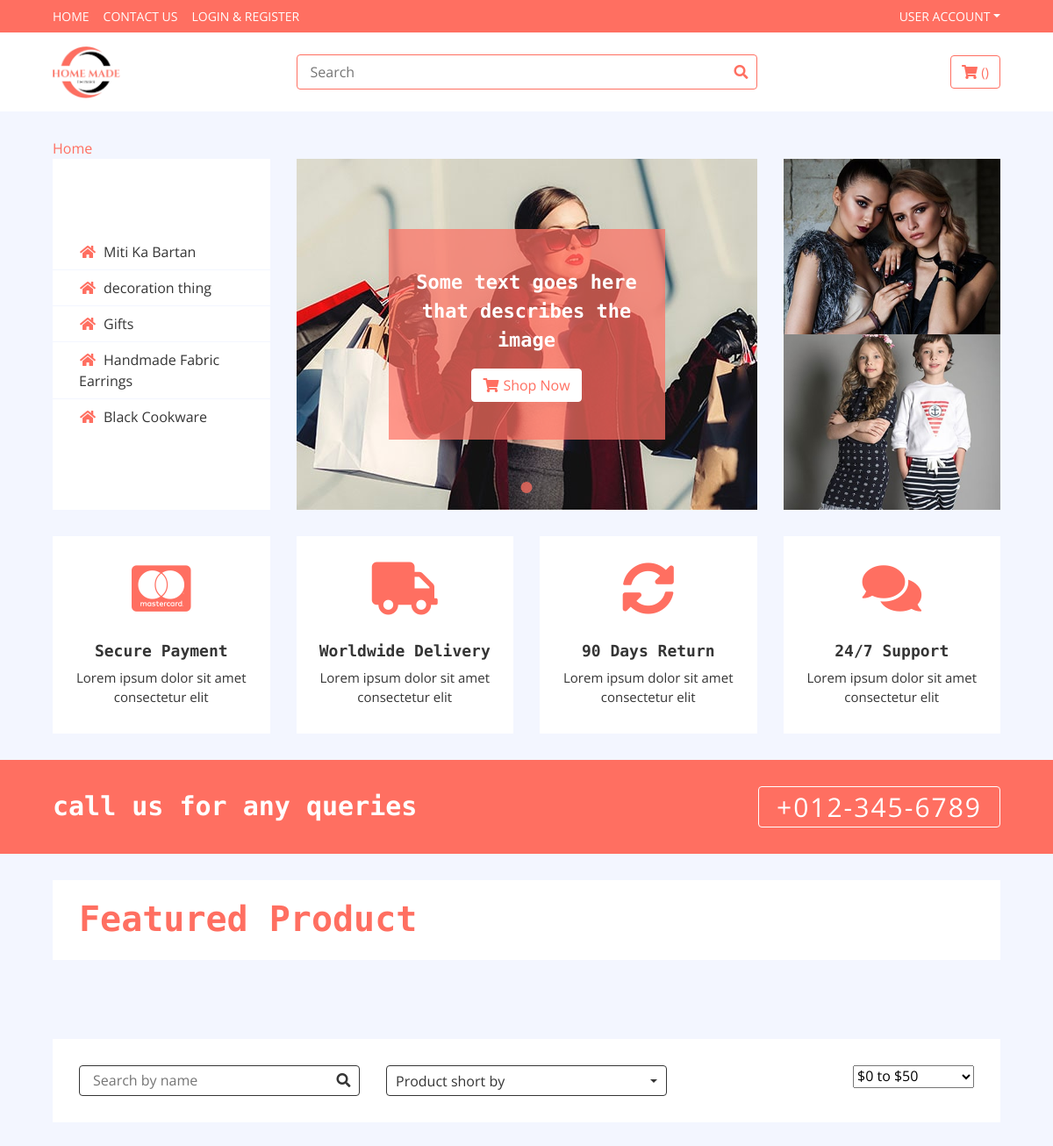
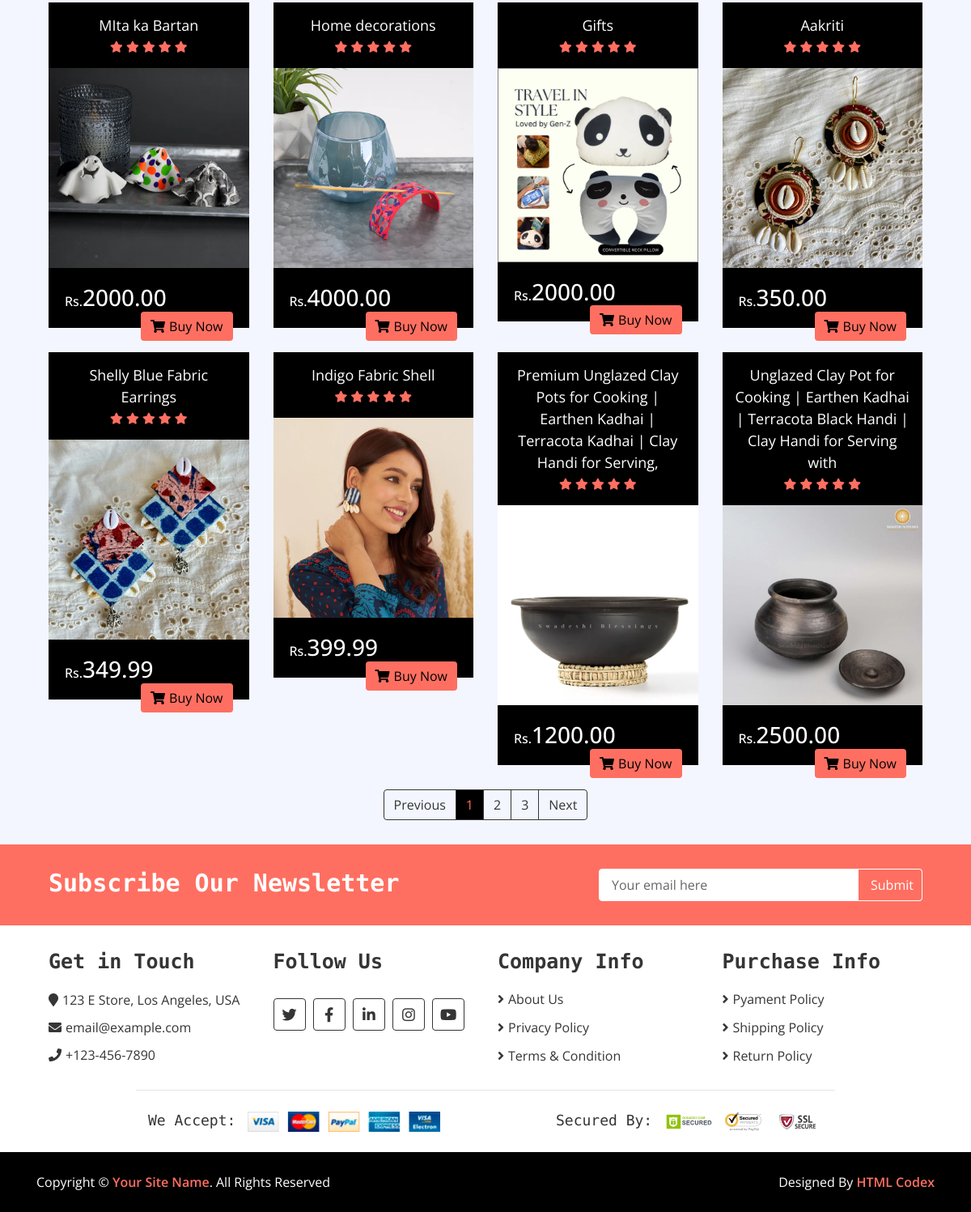
The page / on the database its author committed (2 pictures, top to bottom).
### siteApp/models.py (models this page shows, shortened)
class Category(BaseModel):
    category_name = models.CharField(max_length=50)
    slug = models.SlugField(unique=True,null=True,blank=True)
    category_image = models.ImageField(upload_to='category')

class Product(BaseModel):
    title = models.CharField(max_length=100)
    description = models.TextField()
    price = models.DecimalField(max_digits=10,decimal_places=2)
    slug = models.SlugField(unique=True,null=True,blank=True)
    category = models.ForeignKey('Category', on_delete=models.CASCADE,related_name='products')

class ProductImage(BaseModel):
    product = models.ForeignKey('Product',on_delete=models.CASCADE, related_name='product_image')
    image = models.ImageField(upload_to='products/')

### home/views.py (the view)
# urls.py: path("",index,name='index'),
def index(request):
    categories = Category.objects.all()
    products =Product.objects.all()
    name_filter = request.GET.get("name")
    price_range_filter = request.GET.get('price_range','')
    if name_filter:
        products = products.filter(title__icontains=name_filter)
    if price_range_filter:
        price_max,price_min = map(int,price_range_filter.split('-'))
        products = products.filter(price__gte = price_min,price__lte=price_max)
    context ={'products':products , 'categories':categories}
    return render(request,'home/index.html',context)

### templates/home/index.html (shortened to what this page needs)
{% extends 'base/base.html' %}
{% block start %}
        <div class="header">
            <div class="container-fluid">
                <div class="row">
                    <div class="col-md-3">
                        <nav class="navbar bg-light">
                            <ul class="navbar-nav">
                                {% for category in categories %}
                                <li class="nav-item">
                                    <a class="nav-link" href="#"><i class="fa fa-home"></i>{{ category.category_name }}</a>
                                </li>
                                {% endfor %}
                            </ul>
                        </nav>
                    </div>
                    <div class="col-md-6">
                       <div class="header-slider normal-slider">
                            <div class="header-slider-item">
                                <img src="/media/img/slider-1.jpg" alt="Slider Image" />
                                <div class="header-slider-caption">
                                    <p>Some text goes here that describes the image</p>
                                    <a class="btn" href=""><i class="fa fa-shopping-cart"></i>Shop Now</a>
                                </div>
                            </div>
                        </div>
                    </div>
                    <div class="col-md-3">
                        <div class="header-img">
                            <div class="img-item">
                                <img src="/media/img/category-1.jpg" />
                            </div>
                            <div class="img-item">
                                <img src="/media/img/category-2.jpg" />
                            </div>
                        </div>
                    </div>
                </div>
            </div>
        </div>
      <div class="feature">
        <div class="container-fluid">
            <div class="row align-items-center">
                <div class="col-lg-3 col-md-6 feature-col">
                    <div class="feature-content">
                        <i class="fab fa-cc-mastercard"></i>
                        <h2>Secure Payment</h2>
                        <p>
                            Lorem ipsum dolor sit amet consectetur elit
                        </p>
                    </div>
                </div>
                <div class="col-lg-3 col-md-6 feature-col">
                    <div class="feature-content">
                        <i class="fa fa-truck"></i>
                        <h2>Worldwide Delivery</h2>
                        <p>
                            Lorem ipsum dolor sit amet consectetur elit
                        </p>
                    </div>
                </div>
                <div class="col-lg-3 col-md-6 feature-col">
                    <div class="feature-content">
                        <i class="fa fa-sync-alt"></i>
                        <h2>90 Days Return</h2>
                        <p>
                            Lorem ipsum dolor sit amet consectetur elit
                        </p>
                    </div>
                </div>
                <div class="col-lg-3 col-md-6 feature-col">
                    <div class="feature-content">
                        <i class="fa fa-comments"></i>
                        <h2>24/7 Support</h2>
                        <p>
                            Lorem ipsum dolor sit amet consectetur elit
                        </p>
                    </div>
                </div>
            </div>
        </div>
    </div>
        <div class="call-to-action">
            <div class="container-fluid">
                <div class="row align-items-center">
                    <div class="col-md-6">
                        <h1>call us for any queries</h1>
                    </div>
                    <div class="col-md-6">
                        <a href="tel:0123456789">+012-345-6789</a>
                    </div>
                </div>
            </div>
        </div>
          <div class="featured-product product">
            <div class="container-fluid">
                <div class="section-header">
                    <h1>Featured Product</h1>
                </div>
            </div>
        </div>
        <div class="product-view">
            <div class="container-fluid">
                <div class="row">
                    <div class="col-lg-12">
                        <div class="row">
                            <div class="col-md-12">
                                <div class="product-view-top">
                                    <div class="row">
                                        <div class="col-md-4">
                                            <div class="product-search">
                                                <form action="" method='GET'>
                                                    <input type="text" name="name" placeholder="Search by name">
                                                    <button><i class="fa fa-search"></i></button>
                                                </form>
                                            </div>
                                        </div>
                                        <div class="col-md-4">
                                            <div class="product-short">
                                                <div class="dropdown">
                                                    <div class="dropdown-toggle" data-toggle="dropdown">Product short by</div>
                                                </div>
                                            </div>
                                        </div>
                                        <div class="col-md-4">
                                            <div class="product-price-range">
                                                <div class="dropdown">
                                                    <form action="" method="GET">
                                                        <select  name="price_range" onchange="this.form.submit()">
                                                            <option  class="dropdown-item" value="0-50">$0 to $50</option>
                                                        </select>
                                                    </form>
                                                </div>
                                            </div>
                                        </div>
                                    </div>
                                </div>
                            </div>
                            {% for product in products  %}
                            <div class="col-md-3">
                                <div class="product-item">
                                    <div class="product-title">
                                        <a href="{% url 'get_product' product.slug  %}">{{product.title}}</a>
                                        <div class="ratting">
                                            <i class="fa fa-star"></i>
                                            <i class="fa fa-star"></i>
                                            <i class="fa fa-star"></i>
                                            <i class="fa fa-star"></i>
                                            <i class="fa fa-star"></i>
                                        </div>
                                    </div>
                                    <div class="product-image">
                                        <a href="product-detail.html">
                                            <img src="/media/{{product.product_image.first.image}}" alt="Product Image">
                                        </a>
                                    </div>
                                    <div class="product-price">
                                        <h3><span>Rs.</span>{{product.price}}</h3>
                                        <a class="btn" href="{% url 'get_product' product.slug  %}"><i class="fa fa-shopping-cart"></i>Buy Now</a>
                                    </div>
                                </div>
                            </div>
                            {% endfor %}
                        </div>
                        <div class="col-md-12">
                            <nav aria-label="Page navigation example">
                                <ul class="pagination justify-content-center">
                                    <li class="page-item disabled">
                                        <a class="page-link" href="#" tabindex="-1">Previous</a>
                                    </li>
                                    <li class="page-item active"><a class="page-link" href="#">1</a></li>
                                    <li class="page-item"><a class="page-link" href="#">2</a></li>
                                    <li class="page-item"><a class="page-link" href="#">3</a></li>
                                    <li class="page-item">
                                        <a class="page-link" href="#">Next</a>
                                    </li>
                                </ul>
                            </nav>
                        </div>
                    </div>
                </div>
            </div>
        </div>
        <div class="newsletter">
            <div class="container-fluid">
                <div class="row">
                    <div class="col-md-6">
                        <h1>Subscribe Our Newsletter</h1>
                    </div>
                    <div class="col-md-6">
                        <div class="form">
                            <input type="email" value="Your email here">
                            <button>Submit</button>
                        </div>
                    </div>
                </div>
            </div>
        </div>
{% endblock %}

### rows shown on the page
Category: category_name "Miti Ka Bartan"
Category: category_name "decoration thing"
Category: category_name "Gifts"
Category: category_name "Handmade Fabric Earrings"
Category: category_name "Black Cookware"
Product: title "MIta ka Bartan", product_image.first.image (picture), price "2000.00"
Product: title "Home decorations", product_image.first.image (picture), price "4000.00"
Product: title "Gifts", product_image.first.image (picture), price "2000.00"
Product: title "Aakriti", product_image.first.image (picture), price "350.00"
Product: title "Shelly Blue Fabric Earrings", product_image.first.image (picture), price "349.99"
Product: title "Indigo Fabric Shell", product_image.first.image (picture), price "399.99"
Product: title "Premium Unglazed Clay Pots for Cooking | Earthen Kadhai | Terracota Kadhai | Clay Handi for Serving,", product_image.first.image (picture), price "1200.00"
Product: title "Unglazed Clay Pot for Cooking | Earthen Kadhai | Terracota Black Handi | Clay Handi for Serving with", product_image.first.image (picture), price "2500.00"
